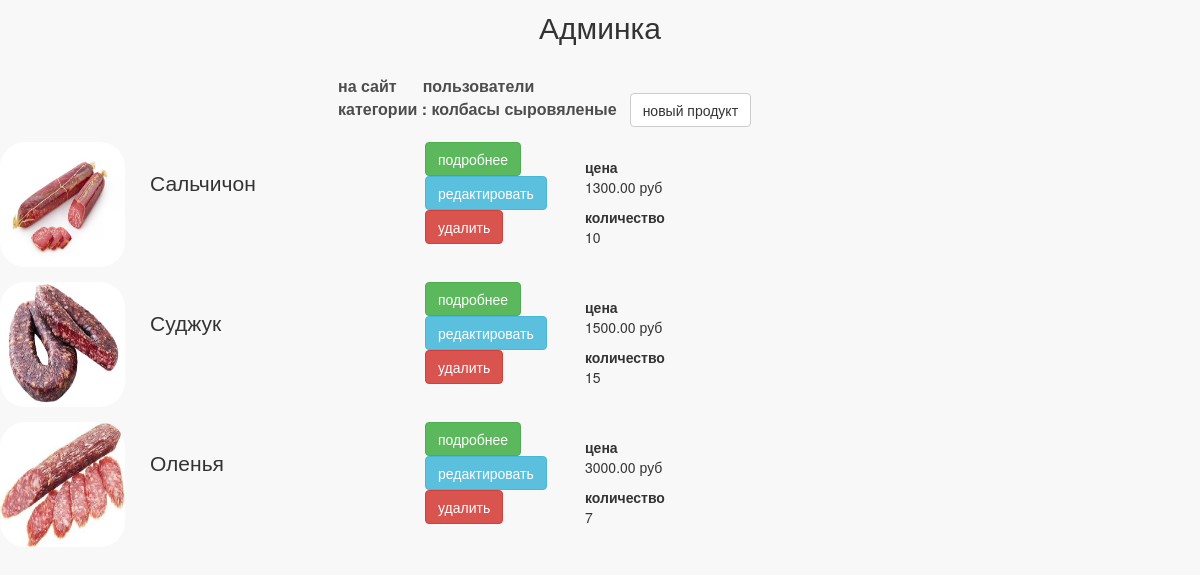
Before: /my/admin/category/1/products/ (signed in) with the older database file.
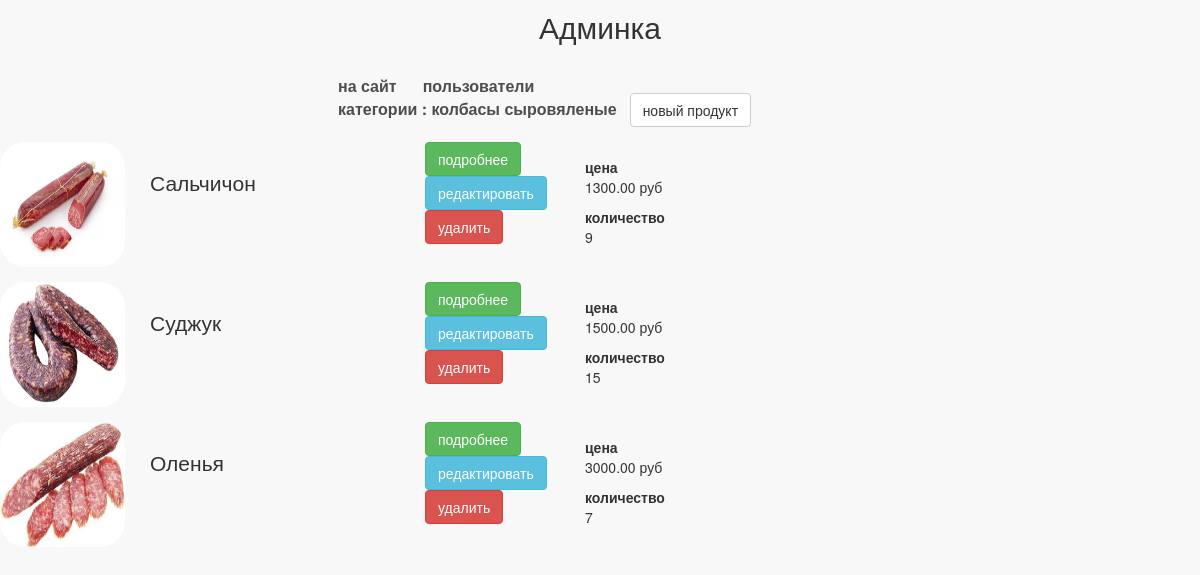
After: the same page with the newer database file.
### mainapp/models.py (models this page shows, shortened)
class Product(models.Model):
    category = models.ForeignKey(ProductCategory, on_delete=models.CASCADE, verbose_name='категория продукта')
    name = models.CharField(verbose_name='имя продукта', max_length=128)
    image = models.ImageField(upload_to='products_images', blank=True)
    short_desc = models.CharField(verbose_name='краткое описание продукта', max_length=64, blank=True)
    description = models.TextField(verbose_name='описание продукта', blank=True)
    price = models.DecimalField(verbose_name='цена продукта', max_digits=8, decimal_places=2, default=0)
    quantity = models.IntegerField(verbose_name='количество на складе', default=0)
    is_active = models.BooleanField(default=True, db_index=True)

### adminapp/views.py (the view)
# urls.py: path('category/<int:category_pk>/products/', adminapp.category_products, name='category_products'),
@user_passes_test(lambda x: x.is_superuser)
def category_products(request, category_pk):
    category = get_object_or_404(ProductCategory, pk=category_pk)
    object_list = category.product_set.all()
    context = {
        'page_title': f'категория {category.name}/продукты',
        'category': category,
        'object_list': object_list
    }
    return render(request, 'adminapp/category_products_list.html', context)

### mainapp/context_processors.py (called while the page is built)
def catalog_menu(request):
    if settings.LOW_CACHE:
        key = 'links_menu'
        links_menu = cache.get(key)
        if links_menu is None:
            links_menu = ProductCategory.objects.filter(is_active=True)
            cache.set(key, links_menu)
    else:
        links_menu = ProductCategory.objects.filter(is_active=True)
    return {'catalog_menu': links_menu}

### adminapp/templates/adminapp/category_products_list.html (shortened to what this page needs)
{% extends 'adminapp/common.html' %}
{% load static %}
{% block content %}
    <div class="products_list">
        <a class="new_product btn btn-default"
           href={% url 'my_admin:product_create' category_pk=category.pk %}>новый продукт</a>
        {% for object in object_list %}
            <div class="product_record {% if not object.is_active %}not_active{% endif %}">
                <img src="/media/{{ object.image|default:'products_images/default.jpg' }}" alt="{{ object.name }}">
                <div class="product_name">
                    {{ object.name|title }}
                </div>
                <div class="product_actions">
                    <a href="{% url 'my_admin:product_read' object.pk %}"
                       class="btn btn-success">подробнее</a>
                    <a href="{% url 'my_admin:product_update' object.pk %}"
                       class="btn btn-info">редактировать</a>
                    <a href="{% url 'my_admin:product_delete' object.pk %}"
                       class="btn btn-danger">удалить</a>
                </div>
                <div class="summary">
                    <b>цена</b>
                    <p>{{ object.price }} руб</p>
                    <b>количество</b>
                    <p>{{ object.quantity }}</p>
                </div>
            </div>
        {% endfor %}
    </div>
{% endblock %}

Changed rows visible on the page:
changed Product "Сальчичон": quantity "10" → "9"
